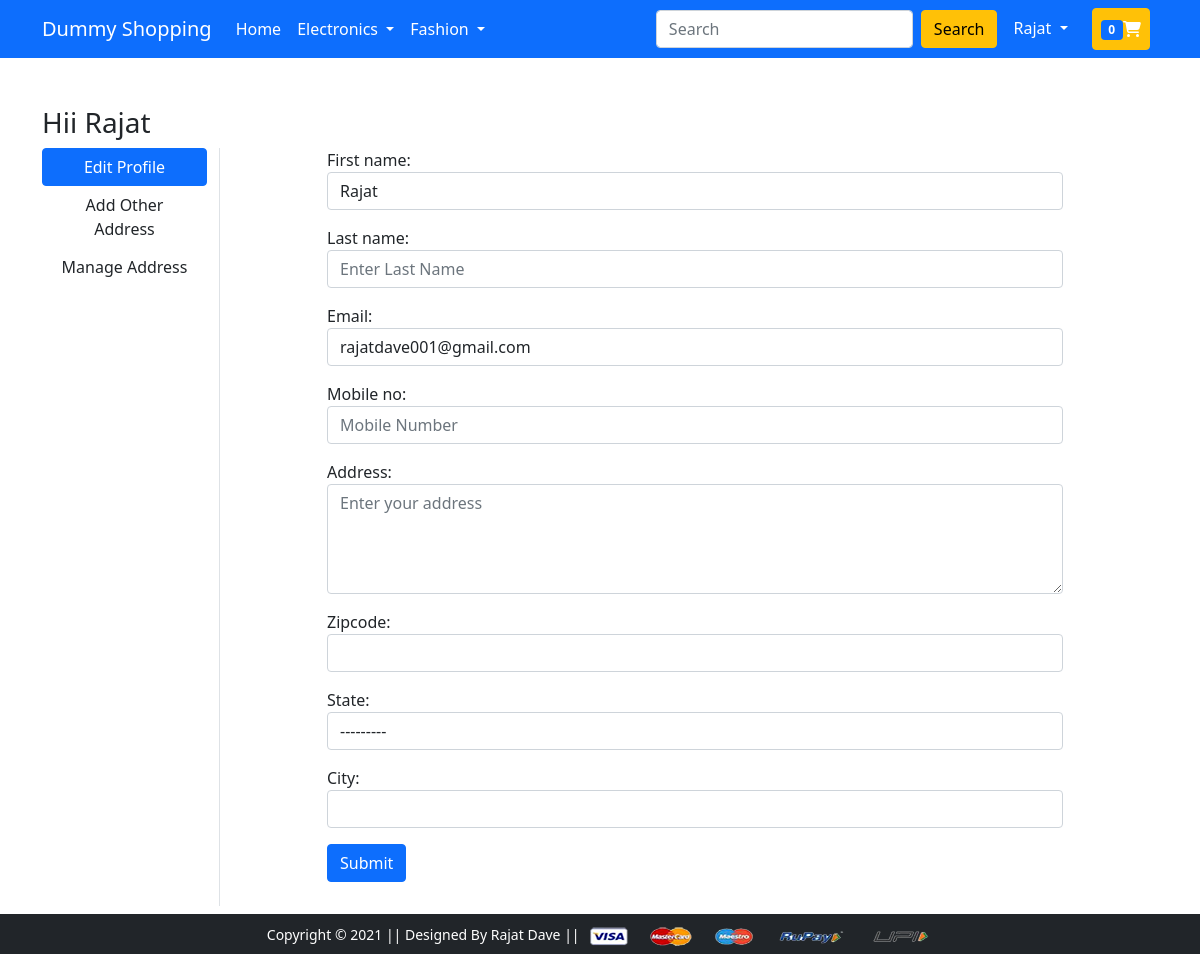
The page /profile/1 (signed in) on the database as committed earlier.
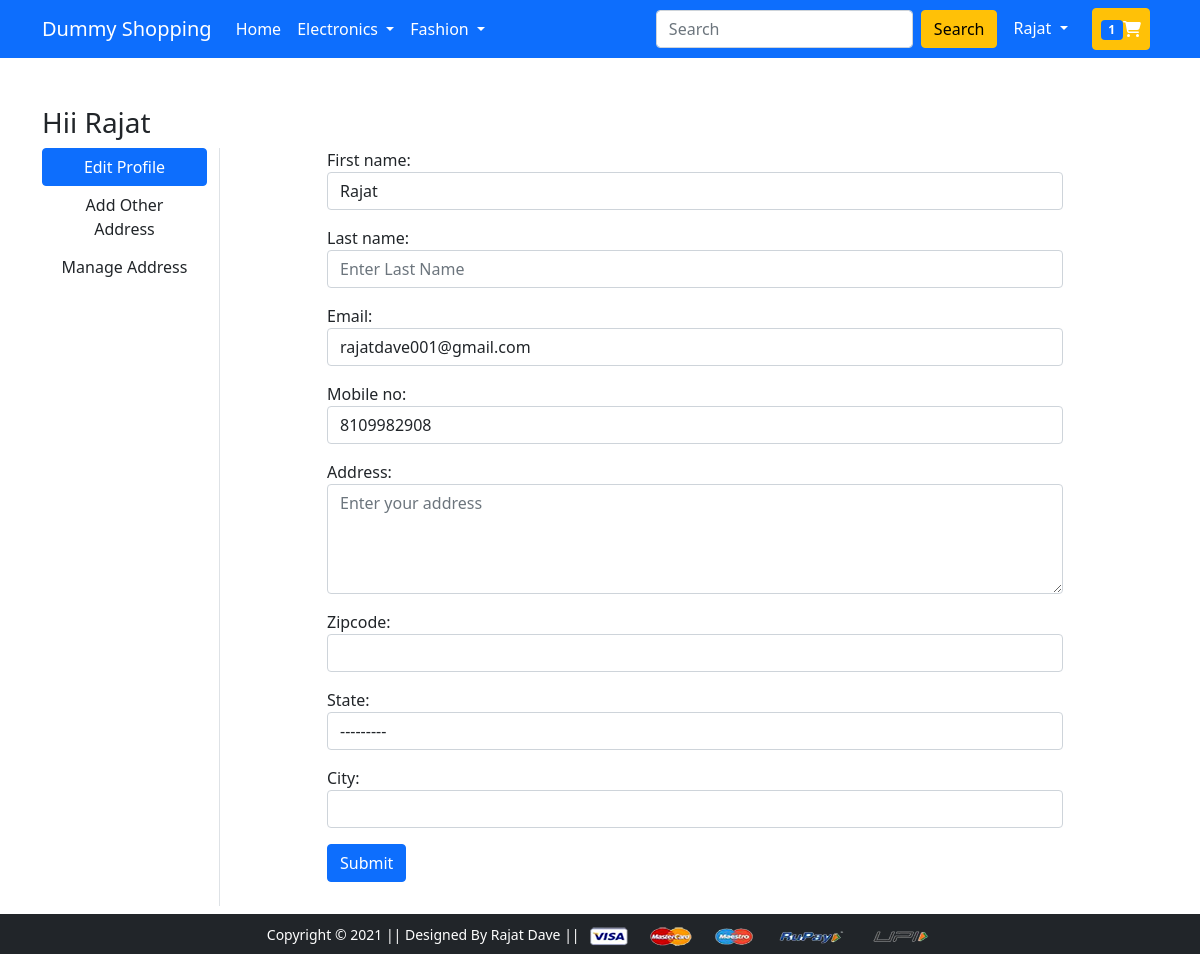
The same page on the database as committed later.
### app/models.py (models this page shows, shortened)
class CustomUser(AbstractUser):
    username = None
    first_name = models.CharField(max_length=30, blank=False)
    last_name = models.CharField(max_length=30, blank=False)
    mobile_no = models.CharField(null= True,blank=False,max_length=10,unique=True, validators=[mobile_validate])
    email = models.EmailField(_('email address'), unique=True)
    address = models.CharField(max_length=200,blank=False )
    city = models.CharField(max_length=50)
    zipcode = models.IntegerField(null= True,blank=False,max_length=5)
    state = models.CharField(choices=STATE_CHOICES, max_length=50)
    USERNAME_FIELD = 'email'
    REQUIRED_FIELDS = ['first_name',]
    objects = CustomUserManager()

### app/views.py (the view)
# urls.py: path('profile/<int:pk>', views.ProfileUpdate.as_view(), name='profile'),
@method_decorator(login_required(login_url='login'), name="dispatch")
class ProfileUpdate(UpdateView):
    model = User
    form_class = ProfileUpdateForm
    template_name = 'app/profile.html'
    success_url = '/'
    extra_context = {"active": "btn-primary"}
    def dispatch(self, request, *args, **kwargs):
        obj =  self.get_object()
        if obj != self.request.user:
            return redirect("/")
        else:
            return super().dispatch(request, *args, *kwargs)

### app/forms.py
class ProfileUpdateForm(forms.ModelForm):
    class Meta:
        model = User
        fields = ["first_name", "last_name", "email", "mobile_no","address","zipcode", "state","city"]
        labels = {"email": "Email"}
        widgets = {
        'first_name': forms.TextInput(attrs = {'class':'form-control','placeholder':'Enter First Name'}),
        'last_name': forms.TextInput(attrs = {'class':'form-control','placeholder':'Enter Last Name'}),
        'mobile_no': forms.TextInput(attrs = {'class':'form-control','placeholder':'Mobile Number'}),
        'email': forms.EmailInput(attrs = {'class':'form-control','placeholder':'Enter your email','required':'true'}),
        'address': forms.Textarea(attrs = {'class':'form-control','placeholder':'Enter your address','rows':4}),
        'zipcode': forms.TextInput(attrs = {'class':'form-control'}),
        'city': forms.TextInput(attrs = {'class':'form-control'}),
        'state': forms.Select(attrs = {'class':'form-control'}),
        }

### templates/app/profile.html (shortened to what this page needs)
{% extends 'app/base.html' %}
{% load static %}
{% block main-content %}
<div class="container my-5">
 <div class="row">
  {%if request.user.is_authenticated%}
  <h3>Hii {{user.first_name}}</h3>
  {% endif %}
  <div class="col-sm-2 border-end">
   <ul class="list-unstyled">
    <li class="d-grid"><a href="{% url 'profile' user.id %}" class="btn {{active}}">Edit Profile {{vale}}</a></li>
    <li class="d-grid"><a href="{% url 'address' user.id %}" class="btn">Add Other Address</a></li>
    <li class="d-grid"><a href="{% url 'manageaddress' user.id %}" class="btn">Manage Address</a></li>
   </ul>
  </div>
  <div class="col-sm-8 offset-sm-1">
   <form action="" method="post">
    {{form.as_p}}
      <button type="submit" class="btn btn-primary mb-4">Submit</button>
    </div>
  </div>
 </div>
{% endblock main-content %}

### templates/app/base.html (shortened to what this page needs)
<!DOCTYPE html>
{% load static %}
<html lang="en">
  <head>
    <link rel="stylesheet" href="{% static 'app/css/bootstrap.css' %}">
    <link rel="stylesheet" href="{% static 'app/css/owl.carousel.min.css' %}" />
    <link rel="stylesheet" href="{% static 'app/css/all.min.css' %}" />
    <link rel="stylesheet" href="{% static 'app/css/style.css' %}" />
  </head>
  <body>
    <nav class="navbar navbar-expand-lg navbar-dark bg-primary">
      <div class="container">
        <a class="navbar-brand" href="/">Dummy Shopping</a>
        <div class="collapse navbar-collapse" id="navbarSupportedContent">
          <ul class="navbar-nav me-auto mb-2 mb-lg-0">
            <li class="nav-item">
              <a class="nav-link active" aria-current="page" href="/">Home</a>
            </li>
            <li class="nav-item dropdown">
              <a
                class="nav-link dropdown-toggle text-white"
                href="#"
                id="electronicsDropdown"
                role="button"
                data-bs-toggle="dropdown"
                aria-expanded="false"
              >
                Electronics
              </a>
            </li>
            <li class="nav-item dropdown">
              <a
                class="nav-link dropdown-toggle text-white"
                href="#"
                id="fashionDropdown"
                role="button"
                data-bs-toggle="dropdown"
                aria-expanded="false"
              >
                Fashion
              </a>
            </li>
          </ul>
          <form class="d-flex">
            <input
              class="form-control me-2"
              type="search"
              placeholder="Search"
              aria-label="Search"
            />
            <button class="btn btn-warning" type="submit">Search</button>
          </form>
          <div>
            <ul class="navbar-nav me-auto mb-2 mb-lg-0">
              {% if request.user.is_authenticated %}
              <li class="nav-item dropdown mx-2">
                <a
                  class="nav-link dropdown-toggle text-white"
                  href="#"
                  id="profileDropdown"
                  role="button"
                  data-bs-toggle="dropdown"
                  aria-expanded="false"
                >
                  {{user.first_name|capfirst}}
                </a>
              </li>
              <li class="nav-item mx-2">
                <a
                  href="{% url 'showcart' %}"
                  class="nav-link text-white btn btn-warning"
                  ><span class="badge bg-primary">{{cat|length}}</span
                  ><i class="fa fa-shopping-cart" aria-hidden="true"></i
                ></a>
              </li>
              {%endif%}
            </ul>
          </div>
        </div>
      </div>
    </nav>
     {% block main-content %} {% endblock main-content %}
    <footer class="container-fluid bg-dark text-center p-2 mt-5 fixed-bottom" id="footer">
      <small class="text-white"
        >Copyright &copy; 2021 || Designed By Rajat Dave ||
      </small>
      <img
        src="{% static 'app/images/payment.png' %}"
        alt=""
        srcset=""
        class="img-fluid"
        height="2px"
      />
    </footer>
  </body>
</html>

Rows that differ between the two databases and show on the page:
changed CustomUser "Rajat": mobile_no (not shown) → "8109982908"
Other text that changed with them:
{{ cat|length }}: "0" → "1"
